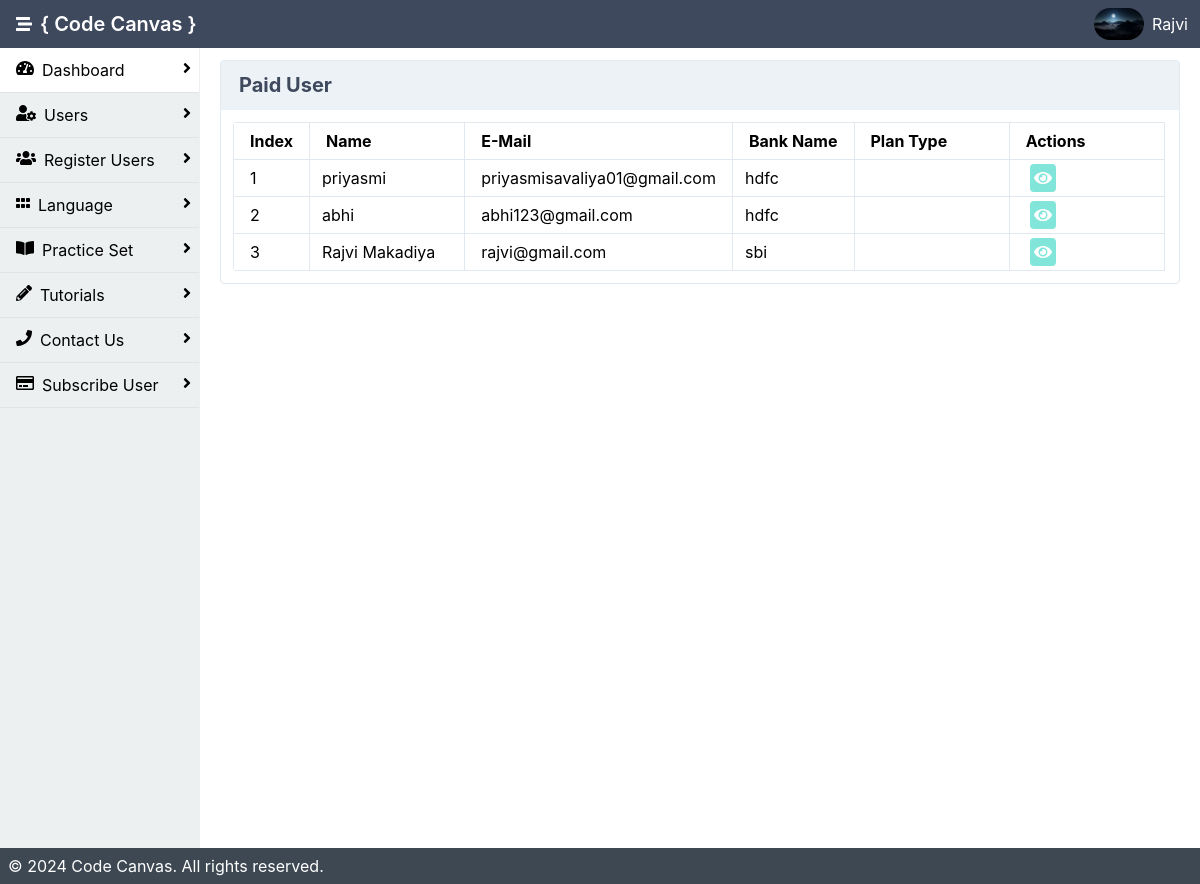
Page /admin/pay.php (signed in) on the committed database.
### tables this page shows
CREATE TABLE `user` (
  `user_id` int(11) NOT NULL,
  `u_image` varchar(200) DEFAULT NULL,
  `name` varchar(200) NOT NULL,
  `email` varchar(200) NOT NULL,
  `passwd` varchar(50) NOT NULL,
  `is_active` int(11) NOT NULL DEFAULT 0,
  `created_date` date NOT NULL DEFAULT current_timestamp(),
  `number` varchar(10) NOT NULL,
  `city` varchar(400) NOT NULL
);

CREATE TABLE `payment` (
  `id` int(200) NOT NULL,
  `name` varchar(200) NOT NULL,
  `email` varchar(200) NOT NULL,
  `bank_name` varchar(200) NOT NULL,
  `account_num` varchar(200) NOT NULL,
  `amount` int(200) NOT NULL
);

### admin/pay.php (the view, shortened to what this page needs)
<?php
include 'inc/header.php';
$records_per_page = 8;
$current_page = isset($_GET['page']) ? $_GET['page'] : 1;
$start_from = ($current_page - 1) * $records_per_page;
$qry = "SELECT * FROM payment LIMIT $start_from, $records_per_page";
$data = mysqli_query($con, $qry);
$index_start = ($current_page - 1) * $records_per_page + 0;
?>
<!DOCTYPE html>
<html lang="en">
<div class="mx-auto bg-grey-400">
    <div class="min-h-screen flex flex-col">
        <div class="flex flex-1">
            <?php include 'inc/sidebar.php'; ?>
            <main class="bg-white-500 flex-1 p-3 overflow-hidden">
            <div class="flex flex-1  flex-col md:flex-row lg:flex-row mx-2">
                        <div class="mb-2 border-solid border-gray-300 rounded border shadow-sm w-full">
                        <div class="bg-gray-200 px-2 py-3 border-solid border-gray-200 border-b flex justify-between">
                        <span class="heder">Paid User</span>
                    </div>
                            <div class="p-3">
                                <table class="table-responsive w-full rounded">
                                    <thead>
                                      <tr>
                                          <th class="border px-4 py-2">Index</th>
                                          <th class="border w-1/6 px-4 py-2">Name</th>
                                          <th class="border px-4 py-2">E-Mail</th>
                                          <th class="border px-4 py-2">Bank Name</th>
                                        <th class="border w-1/6 px-4 py-2">Plan Type</th>
                                        <th class="border w-1/6 px-4 py-2">Actions</th>
                                      </tr>
                                    </thead>
                                    <tbody>
                                    <?php
                                    $i = $index_start;
                                    $co=0;
                                    if(mysqli_num_rows($data) > 0 ){
                                    while($result= mysqli_fetch_assoc($data)){
                                        $i++;
                                        $popup_container = "popup-container".$i;
                                    ?>
                                        <tr>
                                            <td class="border px-4 py-2"><?php echo $i;?></td>
                                            <td class="border px-3 py-2"><?php echo $result['name'];?></td>
                                            <td class="border px-4 py-2"><?php echo $result['email'];?></td>
                                            <td class="border px-3 py-2"><?php echo strip_tags($result['bank_name']);?></td>
                                            <td class="border px-4 py-2">
                                                <?php echo $result['type'];?></td>
                                            <td class="border px-4 py-2">
                                            <a class="bg-teal-300 cursor-pointer rounded p-1 mx-1 text-white">
                                                        <i class="fas fa-eye" onclick="openPopup('<?php echo $popup_container; ?>')"></i></a>
                                            </td>
                                        </tr>
                                        <?php $co++; } }else{
                                            ?>
                        <tr class="border"><td>No Data Found!!</td></tr>
                                            <?php
                    }?>
                                    </tbody>
                                </table>
                            </div>
                        </div>
                    </div>
                    <div class="p-3">
                        </div>
                </div>
        </div>
        <?php include 'inc/footer.php'; ?>
    </div>
</body>
</html>

### admin/inc/header.php (shortened to what this page needs)
<?php
include 'db.php';
$userid = $_SESSION["userid"];
$name = $_SESSION["name"];
$qry = "SELECT * FROM user WHERE user_id= '".$userid."'";
$res = mysqli_query($con , $qry);
$data = mysqli_fetch_assoc($res);
$image = "uploads/".$data['u_image'];
?>
<html lang="en">
<head>
    <link rel="stylesheet" href="./dist/styles.css">
    <link rel="stylesheet" href="https://cdnjs.cloudflare.com/ajax/libs/font-awesome/4.7.0/css/font-awesome.min.css">
</head>
<body>
<header class="bg-nav">
            <div class="flex justify-between">
                <div class="p-1 mx-3 inline-flex items-center">
                    <i class="fas fa-stream text-white" onclick="sidebarToggle()"></i>
                    <h1 class="text-white p-2">{ Code Canvas }</h1>
                </div>
                <div class="p-1 flex flex-row items-center">
                    <?php if(isset($data['u_image']) && file_exists($image)){
                                                    ?>
                    <img onmouseover="profileToggle()" class="inline-block h-8 rounded-full" src="<?php echo 'uploads/'.$data['u_image'];?>" alt="">
                    <?php }else{ ?>
                                                    <img src="uploads/images.png" onmouseover="profileToggle()" class="inline-block h-8 rounded-full"></img>
                                                    <?php } ?>
                    <a href="#" onmouseover="profileToggle()" onmouseout="profileToggle()" class="text-white p-2 no-underline hidden md:block lg:block"><?php echo $name; ?></a>
                </div>
            </div>
        </header>

### rows in the picture
user: u_image (picture)
payment: name "priyasmi", email "priyasmisavaliya01@gmail.com", bank_name "hdfc"
payment: name "abhi", email "abhi123@gmail.com", bank_name "hdfc"
payment: name "Rajvi Makadiya", email "rajvi@gmail.com", bank_name "sbi"

### other values in the picture
$name "Rajvi"
